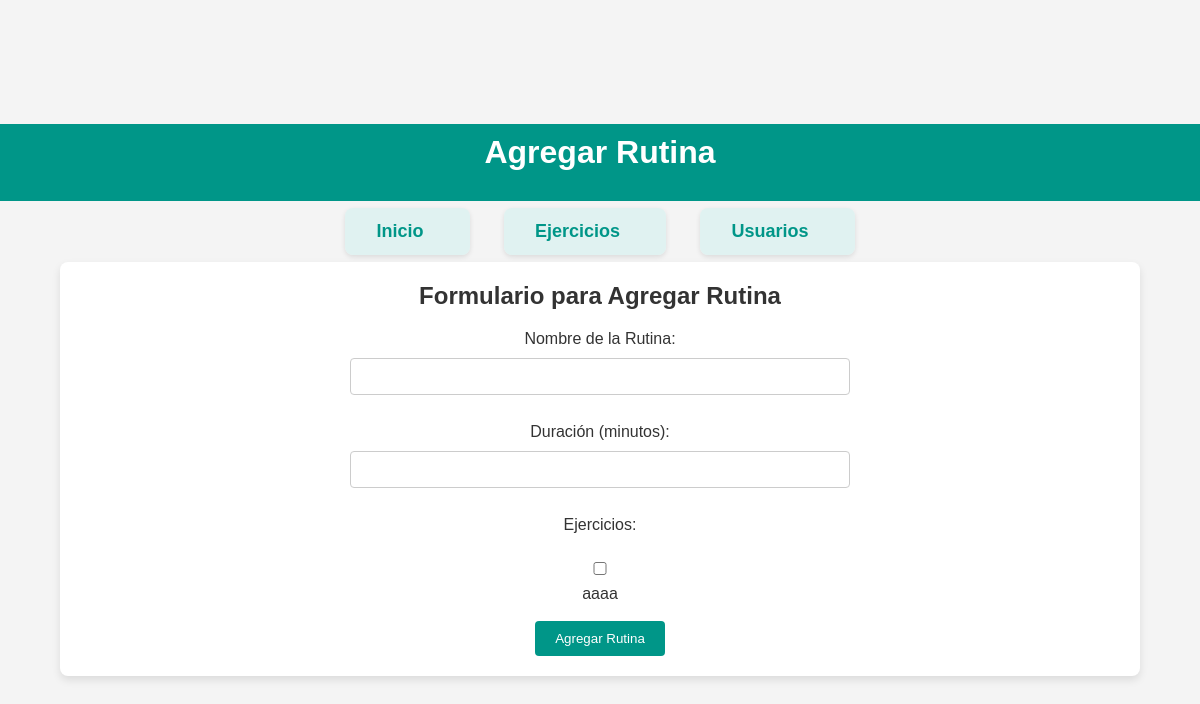
The page /agregar_rutina/ (signed in) on the database as committed earlier.
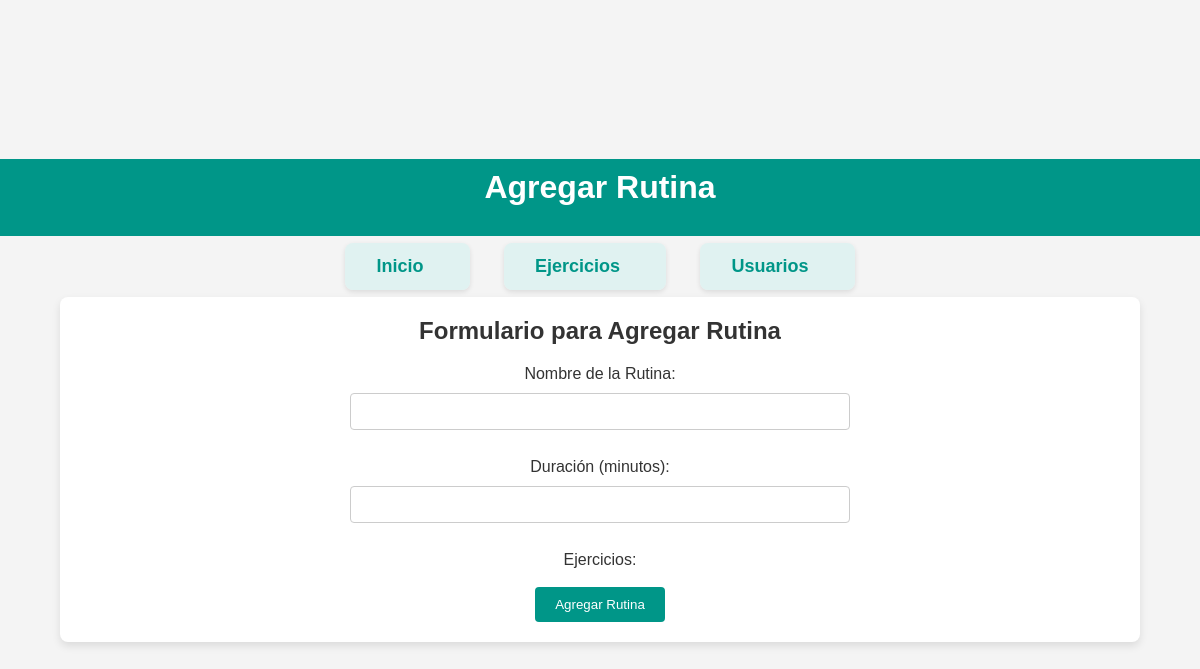
The same page on the database as committed later.
### gitapp/models.py (models this page shows, shortened)
class Ejercicio(models.Model):
    nombre = models.CharField(max_length=100)
    descripcion = models.TextField()
    dificultad = models.CharField(max_length=50)

### gitapp/views.py (the view, shortened to what this page needs)
# urls.py: path('agregar_rutina/', views.agregar_rutina, name='agregar_rutina'),
@csrf_protect
@login_required
def agregar_rutina(request):
    ejercicios = Ejercicio.objects.all()  # Obtener todos los ejercicios para la vista de agregar rutina
    return render(request, 'gitapp/agregar_rutina.html', {'ejercicios': ejercicios})

### gitapp/templates/gitapp/agregar_rutina.html (shortened to what this page needs)
{% load static %}
<!DOCTYPE html>
<html lang="es">
<head>
    <link rel="stylesheet" href="{% static 'gitapp/estilo.css' %}">
</head>
<body>
<header>
    <h1>Agregar Rutina</h1>
</header>
<nav>
    <ul>
        <li><a href="{% url 'index' %}">Inicio</a></li>
        <li><a href="{% url 'ejercicios' %}">Ejercicios</a></li>
        <li><a href="{% url 'usuarios' %}">Usuarios</a></li>
    </ul>
</nav>
<main>
    <h2>Formulario para Agregar Rutina</h2>
    <form action="{% url 'agregar_rutina' %}" method="POST">
        <label for="nombre">Nombre de la Rutina:</label>
        <input type="text" id="nombre" name="nombre" required><br>
        <label for="duracion">Duración (minutos):</label>
        <input type="number" id="duracion" name="duracion" required><br>
        <label>Ejercicios:</label><br>
        {% for ejercicio in ejercicios %}
            <input type="checkbox" id="ejercicio_{{ ejercicio.id }}" name="ejercicios" value="{{ ejercicio.id }}">
            <label for="ejercicio_{{ ejercicio.id }}">{{ ejercicio.nombre }}</label><br>
        {% endfor %}
        <button type="submit">Agregar Rutina</button>
    </form>
</main>
</body>
</html>

Rows that differ between the two databases and show on the page:
removed Ejercicio: nombre "aaaa"
